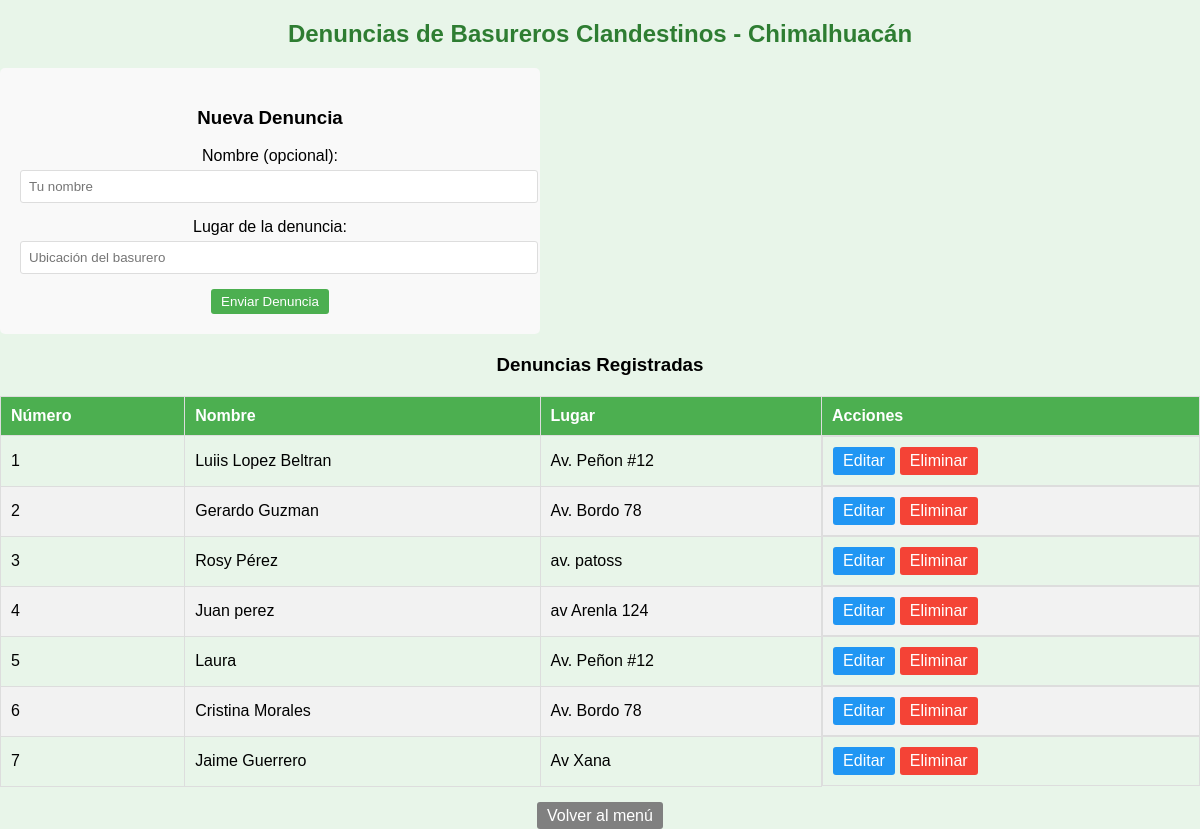
The page /denuncias on the database as committed earlier.
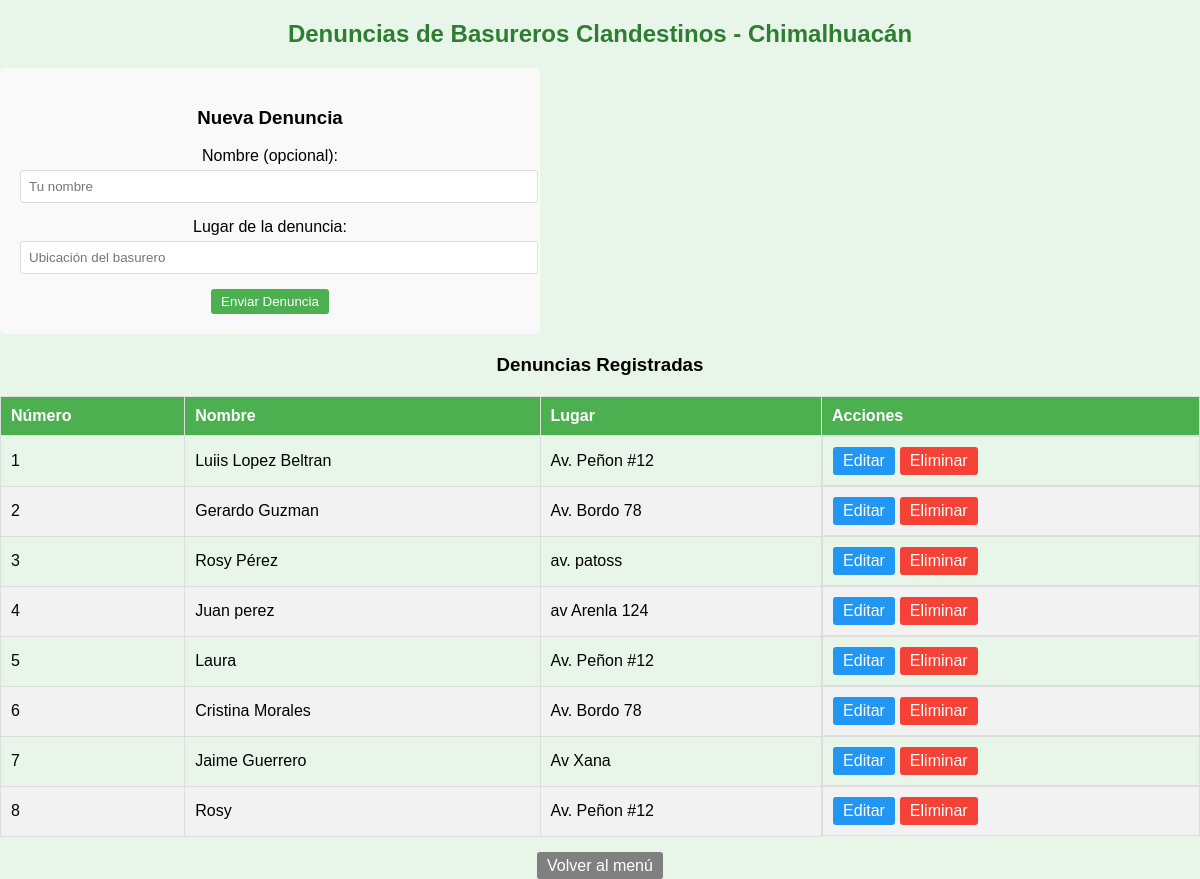
The same page on the database as committed later.
### models.py (models this page shows)
class Denuncia(db.Model):
    id = db.Column(db.Integer, primary_key=True)
    numero = db.Column(db.Integer, unique=True, nullable=False)
    nombre = db.Column(db.String(100), nullable=False)
    lugar = db.Column(db.String(200), nullable=False)

### app.py (the view, shortened to what this page needs)
@app.route('/denuncias', methods=['GET', 'POST'])
def denuncias():
    denuncias = Denuncia.query.all()
    return render_template('denuncias.html', denuncias=denuncias)

### templates/denuncias.html (shortened to what this page needs)
<!DOCTYPE html>
<html>
<head>
    <link rel="stylesheet" href="{{ url_for('static', filename='style.css') }}">
</head>
<body>
    <div class="container">
        <h2>Denuncias de Basureros Clandestinos - Chimalhuacán</h2>
        <div class="form-container">
            <h3>Nueva Denuncia</h3>
            <form method="POST">
                <div class="form-group">
                    <label for="nombre">Nombre (opcional):</label>
                    <input type="text" id="nombre" name="nombre" placeholder="Tu nombre">
                </div>
                <div class="form-group">
                    <label for="lugar">Lugar de la denuncia:</label>
                    <input type="text" id="lugar" name="lugar" required placeholder="Ubicación del basurero">
                </div>
                <button type="submit" class="btn btn-submit">Enviar Denuncia</button>
            </form>
        </div>
        <h3>Denuncias Registradas</h3>
        <table class="crud-table">
            <thead>
                <tr>
                    <th>Número</th>
                    <th>Nombre</th>
                    <th>Lugar</th>
                    <th>Acciones</th>
                </tr>
            </thead>
            <tbody>
                {% for d in denuncias %}
                <tr>
                    <td>{{ d.numero }}</td>
                    <td>{{ d.nombre }}</td>
                    <td>{{ d.lugar }}</td>
                    <td class="action-buttons">
                        <a href="{{ url_for('editar', id=d.id) }}" class="btn btn-edit">Editar</a>
                        <a href="{{ url_for('eliminar', id=d.id) }}" class="btn btn-delete" onclick="return confirm('¿Estás seguro de que deseas eliminar esta denuncia?')">Eliminar</a>
                    </td>
                </tr>
                {% endfor %}
            </tbody>
        </table>
        <a href="{{ url_for('menu') }}" class="btn" style="background-color: #808080;">Volver al menú</a>
    </div>
</body>
</html>

### static/style.css (style rules this page uses)
body { font-family: Arial, sans-serif; background-color: #e8f5e9; text-align: center; margin: 0; padding: 0; }
h1, h2 { color: #2e7d32; }
button { background-color: #43a047; color: white; border: none; padding: 10px 20px; border-radius: 5px; cursor: pointer; }

### templates/denuncias.html (style rules this page uses)
.crud-table { width: 100%; border-collapse: collapse; margin: 20px 0; }
.crud-table th, .crud-table td { padding: 10px; text-align: left; border: 1px solid #ddd; }
.crud-table th { background-color: #4CAF50; color: white; }
.crud-table tr:nth-child(even) { background-color: #f2f2f2; }
.action-buttons { display: flex; gap: 5px; }
.btn { padding: 5px 10px; border: none; border-radius: 3px; cursor: pointer; text-decoration: none; color: white; }
.btn-edit { background-color: #2196F3; }
.btn-delete { background-color: #f44336; }
.form-container { max-width: 500px; margin: 20px 0; padding: 20px; background-color: #f9f9f9; border-radius: 5px; }
.form-group { margin-bottom: 15px; }
.form-group label { display: block; margin-bottom: 5px; }
.form-group input { width: 100%; padding: 8px; border: 1px solid #ddd; border-radius: 3px; }
.btn-submit { background-color: #4CAF50; }

Rows that differ between the two databases and show on the page:
added Denuncia: numero "8", nombre "Rosy", lugar "Av. Peñon #12"
